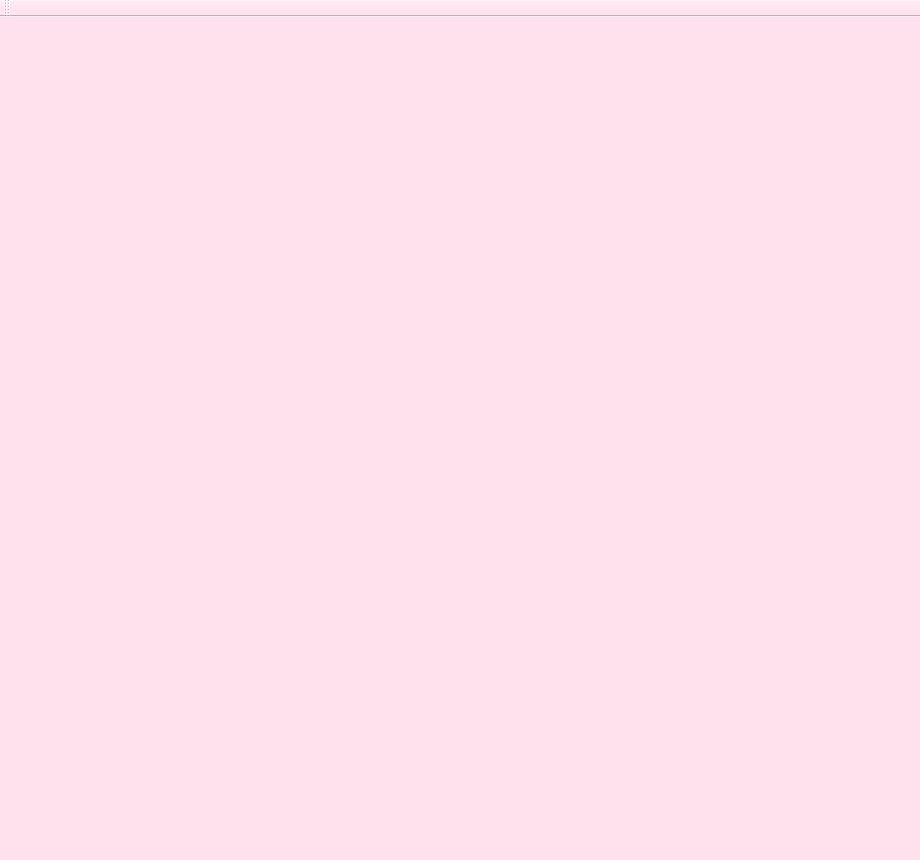
<?xml version="1.0" encoding="UTF-8"?>
<ui version="4.0">
 <class>QTcodesClass</class>
 <widget class="QMainWindow" name="QTcodesClass">
  <property name="geometry">
   <rect>
    <x>0</x>
    <y>0</y>
    <width>920</width>
    <height>860</height>
   </rect>
  </property>
  <property name="windowTitle">
   <string>QTcodes</string>
  </property>
  <property name="styleSheet">
   <string notr="true">BACKGROUND-COLOR:rgb(255,225,238)</string>
  </property>
  <widget class="QWidget" name="centralWidget">
   <widget class="QLabel" name="label">
    <property name="geometry">
     <rect>
      <x>360</x>
      <y>140</y>
      <width>291</width>
      <height>231</height>
     </rect>
    </property>
    <property name="text">
     <string/>
    </property>
    <property name="pixmap">
     <pixmap>photos/Z2.jpg</pixmap>
    </property>
    <property name="scaledContents">
     <bool>true</bool>
    </property>
   </widget>
   <widget class="QLabel" name="label_2">
    <property name="geometry">
     <rect>
      <x>360</x>
      <y>370</y>
      <width>171</width>
      <height>81</height>
     </rect>
    </property>
    <property name="text">
     <string/>
    </property>
    <property name="pixmap">
     <pixmap>photos/Z3.jpg</pixmap>
    </property>
    <property name="scaledContents">
     <bool>true</bool>
    </property>
   </widget>
   <widget class="QLabel" name="label_3">
    <property name="geometry">
     <rect>
      <x>0</x>
      <y>0</y>
      <width>361</width>
      <height>451</height>
     </rect>
    </property>
    <property name="text">
     <string/>
    </property>
    <property name="pixmap">
     <pixmap>photos/Z5.jpg</pixmap>
    </property>
    <property name="scaledContents">
     <bool>true</bool>
    </property>
   </widget>
   <widget class="QLabel" name="label_4">
    <property name="geometry">
     <rect>
      <x>530</x>
      <y>360</y>
      <width>391</width>
      <height>441</height>
     </rect>
    </property>
    <property name="text">
     <string/>
    </property>
    <property name="pixmap">
     <pixmap>photos/Z4.jpg</pixmap>
    </property>
    <property name="scaledContents">
     <bool>true</bool>
    </property>
   </widget>
   <widget class="QLabel" name="label_5">
    <property name="geometry">
     <rect>
      <x>0</x>
      <y>450</y>
      <width>221</width>
      <height>191</height>
     </rect>
    </property>
    <property name="text">
     <string/>
    </property>
    <property name="pixmap">
     <pixmap>photos/Z9.jpg</pixmap>
    </property>
    <property name="scaledContents">
     <bool>true</bool>
    </property>
   </widget>
   <widget class="QLabel" name="label_6">
    <property name="geometry">
     <rect>
      <x>650</x>
      <y>150</y>
      <width>271</width>
      <height>211</height>
     </rect>
    </property>
    <property name="text">
     <string/>
    </property>
    <property name="pixmap">
     <pixmap>photos/Z9.jpg</pixmap>
    </property>
    <property name="scaledContents">
     <bool>true</bool>
    </property>
   </widget>
   <widget class="QLabel" name="label_7">
    <property name="geometry">
     <rect>
      <x>640</x>
      <y>0</y>
      <width>281</width>
      <height>151</height>
     </rect>
    </property>
    <property name="text">
     <string/>
    </property>
    <property name="pixmap">
     <pixmap>photos/Z7.jpg</pixmap>
    </property>
    <property name="scaledContents">
     <bool>true</bool>
    </property>
   </widget>
   <widget class="QLabel" name="label_8">
    <property name="geometry">
     <rect>
      <x>360</x>
      <y>0</y>
      <width>281</width>
      <height>141</height>
     </rect>
    </property>
    <property name="text">
     <string/>
    </property>
    <property name="pixmap">
     <pixmap>photos/Z7.jpg</pixmap>
    </property>
    <property name="scaledContents">
     <bool>true</bool>
    </property>
   </widget>
   <widget class="QLabel" name="label_9">
    <property name="geometry">
     <rect>
      <x>0</x>
      <y>640</y>
      <width>221</width>
      <height>171</height>
     </rect>
    </property>
    <property name="text">
     <string/>
    </property>
    <property name="pixmap">
     <pixmap>photos/Z8.jpg</pixmap>
    </property>
    <property name="scaledContents">
     <bool>true</bool>
    </property>
   </widget>
   <widget class="QLabel" name="label_10">
    <property name="geometry">
     <rect>
      <x>220</x>
      <y>450</y>
      <width>311</width>
      <height>351</height>
     </rect>
    </property>
    <property name="text">
     <string/>
    </property>
    <property name="pixmap">
     <pixmap>photos/Z1.jpg</pixmap>
    </property>
    <property name="scaledContents">
     <bool>true</bool>
    </property>
   </widget>
  </widget>
  <widget class="QMenuBar" name="menuBar">
   <property name="geometry">
    <rect>
     <x>0</x>
     <y>0</y>
     <width>920</width>
     <height>33</height>
    </rect>
   </property>
  </widget>
  <widget class="QToolBar" name="mainToolBar">
   <attribute name="toolBarArea">
    <enum>TopToolBarArea</enum>
   </attribute>
   <attribute name="toolBarBreak">
    <bool>false</bool>
   </attribute>
  </widget>
  <widget class="QStatusBar" name="statusBar"/>
 </widget>
 <layoutdefault spacing="6" margin="11"/>
 <resources>
  <include location="QTcodes.qrc"/>
 </resources>
 <connections/>
</ui>
